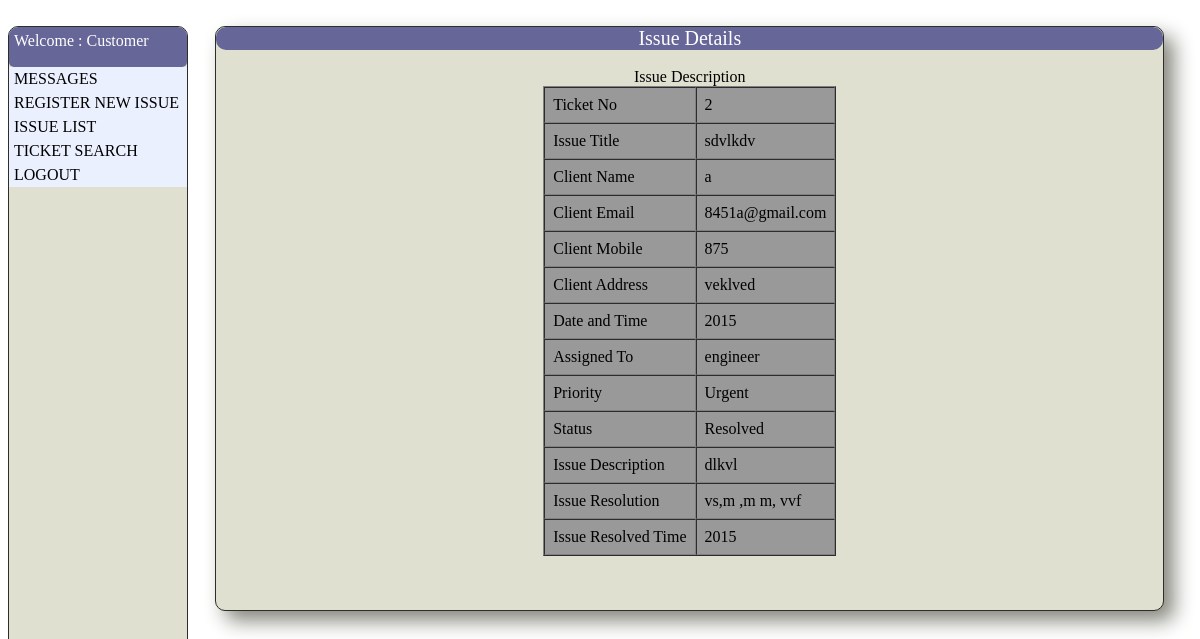
The app's page /application/issue/issue_description.php?ticketid=2 (signed in) with its own data.
### tables this page shows
CREATE TABLE IF NOT EXISTS `issueclient` (
  `ticketid` bigint(20) NOT NULL AUTO_INCREMENT,
  `name` varchar(50) NOT NULL,
  `email` varchar(50) NOT NULL,
  `mobile` int(15) NOT NULL,
  `address` mediumtext NOT NULL,
  `time` bigint(20) NOT NULL,
  PRIMARY KEY (`ticketid`),
  UNIQUE KEY `ticketid` (`ticketid`)
);

CREATE TABLE IF NOT EXISTS `issuedetails` (
  `ticketid` bigint(20) NOT NULL,
  `issuetitle` text NOT NULL,
  `issuedesc` longtext NOT NULL,
  `priority` varchar(255) NOT NULL,
  `assignedto` varchar(255) NOT NULL,
  `assignedby` varchar(255) NOT NULL,
  `status` varchar(255) NOT NULL,
  `time` bigint(20) NOT NULL,
  `rtime` bigint(20) NOT NULL,
  PRIMARY KEY (`ticketid`)
);

CREATE TABLE IF NOT EXISTS `issue_resolve` (
  `ticket_id` bigint(20) NOT NULL,
  `issue_resolve_details` longtext NOT NULL,
  `resolved_time` bigint(20) NOT NULL,
  PRIMARY KEY (`ticket_id`)
);

### dir.php (called while the page is built, shortened)
<?php
$root='';
$css=$root.'/css';
?>

### application/issue/issue_description.php (the view, shortened to what this page needs)
<?php
$id=$_REQUEST['ticketid'];
include('../../style.php');
include('../../dir.php');
?>
<head>
<link href="<?php echo $css?>/style.css" rel="stylesheet" type="text/css">
</head>
<?php
$query="SELECT a.ticketid,b.issuetitle,a.name,a.email,a.mobile,a.address,a.time,b.assignedto,b.assignedby,b.priority,b.status,b.issuedesc FROM issueclient a,issuedetails b where a.ticketid=b.ticketid AND a.ticketid=".$id;
$result=mysqli_query($connection,$query);
echo "<div class='main'><div id='caption'>Issue Details</div></br><div id=\"tab\"><table border='1' cellspacing=0 cellpadding=8 align='center'>";
while($list=mysqli_fetch_array($result))
{
echo "<caption>Issue Description</caption><tr><td>Ticket No</td><td>".$list['ticketid']."</td</tr>";
echo "<tr><td>Issue Title</td><td>".$list['issuetitle']."</td></tr>";
echo "<tr><td>Client Name</td><td>".$list['name']."</td></tr>";
echo "<tr><td>Client Email</td><td>".$list['email']."</td></tr>";
echo "<tr><td>Client Mobile</td><td>".$list['mobile']."</td></tr>";
echo "<tr><td>Client Address</td><td>".$list['address']."</td></tr>";
echo "<tr><td>Date and Time</td><td>";
echo "".$list['time']."</td></tr>";
echo "<tr><td>Assigned To</td><td>".$list['assignedto']."</td></tr>";
echo "<tr><td>Priority</td><td>".$list['priority']."</td></tr>";
echo "<tr><td>Status</td><td>".$list['status']."</td></tr>";
echo "<tr><td>Issue Description</td><td>".$list['issuedesc']."</td></tr>";
if($list['status']=='Resolved'||'Closed')
 {
  $rquery="SELECT * from issue_resolve where ticket_id=".$list['ticketid'];
  $rresult=mysqli_query($connection,$rquery);
	  while($rlist=mysqli_fetch_array($rresult))
	  {
       echo "<tr><td>Issue Resolution</td><td>".$rlist['issue_resolve_details']."</td></tr>";
       echo "<tr><td>Issue Resolved Time</td><td>";
       echo "".$rlist['resolved_time']."</td></tr>";
      }
 }
 }
?>
</table>
</div></br></br></br>
</div>
</body>
</html>

### css/style.css (style rules this page uses)
td { background-color:#999999; }
.main { background:#e0e0d1; width:80%; margin:auto; overflow:hidden; float:center; border:1px solid #2d2d2a; border-radius:10px; box-shadow:10px 10px 20px #86867d; }
#caption { text-align:center; color:#ffffff; font-size:20px; background:#666699; border-radius:10px; width:100%; }

### records on screen
issueclient: ticketid "2", issuedetails.issuetitle "sdvlkdv", name "a", email "8451a@gmail.com", mobile "875", address "veklved", time "2015", issuedetails.assignedto "engineer", issuedetails.priority "Urgent", issuedetails.status "Resolved", issuedetails.issuedesc "dlkvl"
issue_resolve: issue_resolve_details "vs,m ,m m, vvf", resolved_time "2015"

### other values on screen
$name "Customer"
